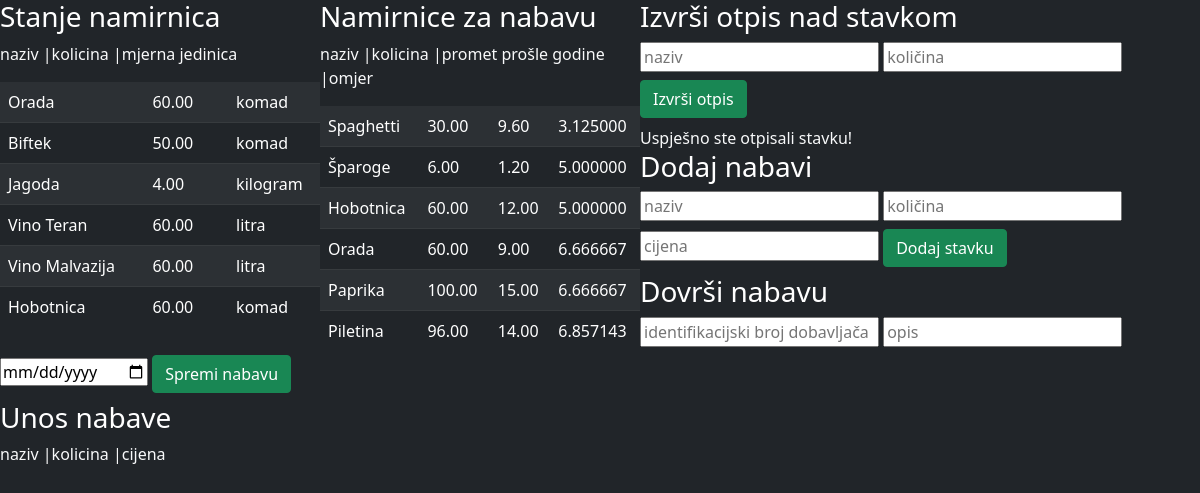
The app's page /webaplikacija/poslovodja/pnabava/poslovodja_skladiste.php?otpis=1 with its own data.
### tables this page shows
CREATE TABLE namirnica (
    id INTEGER PRIMARY KEY AUTO_INCREMENT,
    naziv VARCHAR(50) NOT NULL UNIQUE,
    id_kategorija INTEGER NOT NULL,
    kolicina_na_zalihi DECIMAL (10, 2) NOT NULL,
    mjerna_jedinica VARCHAR(20) NOT NULL,
    FOREIGN KEY (id_kategorija) REFERENCES kategorija_namirnica (id),
    CHECK (kolicina_na_zalihi >= 0)
);

### webaplikacija/poslovodja/pnabava/stanje_namirnica.php (the view)
<?php
echo "
         <section  style='width:320px;float:left;'>
        <h3 style='color:#FFF;'>Stanje namirnica</h3>
        <p>naziv |kolicina |mjerna jedinica</p>
         <section  style='overflow-y:scroll; overflow-x:hidden;  height:240px;'>
        <table class='table table-dark table-striped'>
        <tbody>";
        $namirnice = mysqli_query($con,"SELECT * FROM namirnica;");
            while ($rednamirnice = mysqli_fetch_assoc($namirnice)) {
                echo "<tr>
                    <td>".$rednamirnice['naziv']."</td>
                    <td>".$rednamirnice['kolicina_na_zalihi']."</td>
                    <td>".$rednamirnice['mjerna_jedinica']."</td>
                    </tr>";
            }
            echo "
            </tbody>
            </table>
            </section></section>";
?>

### webaplikacija/poslovodja/pnabava/namirnicenabava.php
<?php
echo "
         <section  style='width:320px;float:left;'>
        <h3 style='color:#FFF;'>Namirnice za nabavu</h3>
        <p>naziv |kolicina |promet prošle godine |omjer</p>
         <section  style='overflow-y:scroll; overflow-x:hidden;  height:240px;'>
        <table class='table table-dark table-striped'>
        <tbody>";
        $namirnice = mysqli_query($con,"SELECT * FROM namirnice_za_nabavu;");
            while ($rednamirnice = mysqli_fetch_assoc($namirnice)) {
                echo "<tr>
                    <td>".$rednamirnice['naziv']."</td>
                    <td>".$rednamirnice['kolicina_na_zalihi']."</td>
                    <td>".$rednamirnice['utroseno_zadnjih_god_dana']."</td>
                    <td>".$rednamirnice['omjer']."</td>
                    </tr>";
            }
            echo "
            </tbody>
            </table>
            </section></section>";
?>

### records on screen
namirnica: naziv "Orada", kolicina_na_zalihi "60.00", mjerna_jedinica "komad", utroseno_zadnjih_god_dana "9.00", omjer "6.666667"
namirnica: naziv "Biftek", kolicina_na_zalihi "50.00", mjerna_jedinica "komad"
namirnica: naziv "Jagoda", kolicina_na_zalihi "4.00", mjerna_jedinica "kilogram"
namirnica: naziv "Vino Teran", kolicina_na_zalihi "60.00", mjerna_jedinica "litra"
namirnica: naziv "Vino Malvazija", kolicina_na_zalihi "60.00", mjerna_jedinica "litra"
namirnica: naziv "Hobotnica", kolicina_na_zalihi "60.00", mjerna_jedinica "komad", utroseno_zadnjih_god_dana "12.00", omjer "5.000000"
namirnica: naziv "Spaghetti", kolicina_na_zalihi "30.00", utroseno_zadnjih_god_dana "9.60", omjer "3.125000"
namirnica: naziv "Šparoge", kolicina_na_zalihi "6.00", utroseno_zadnjih_god_dana "1.20", omjer "5.000000"
namirnica: naziv "Paprika", kolicina_na_zalihi "100.00", utroseno_zadnjih_god_dana "15.00", omjer "6.666667"
namirnica: naziv "Piletina", kolicina_na_zalihi "96.00", utroseno_zadnjih_god_dana "14.00", omjer "6.857143"
